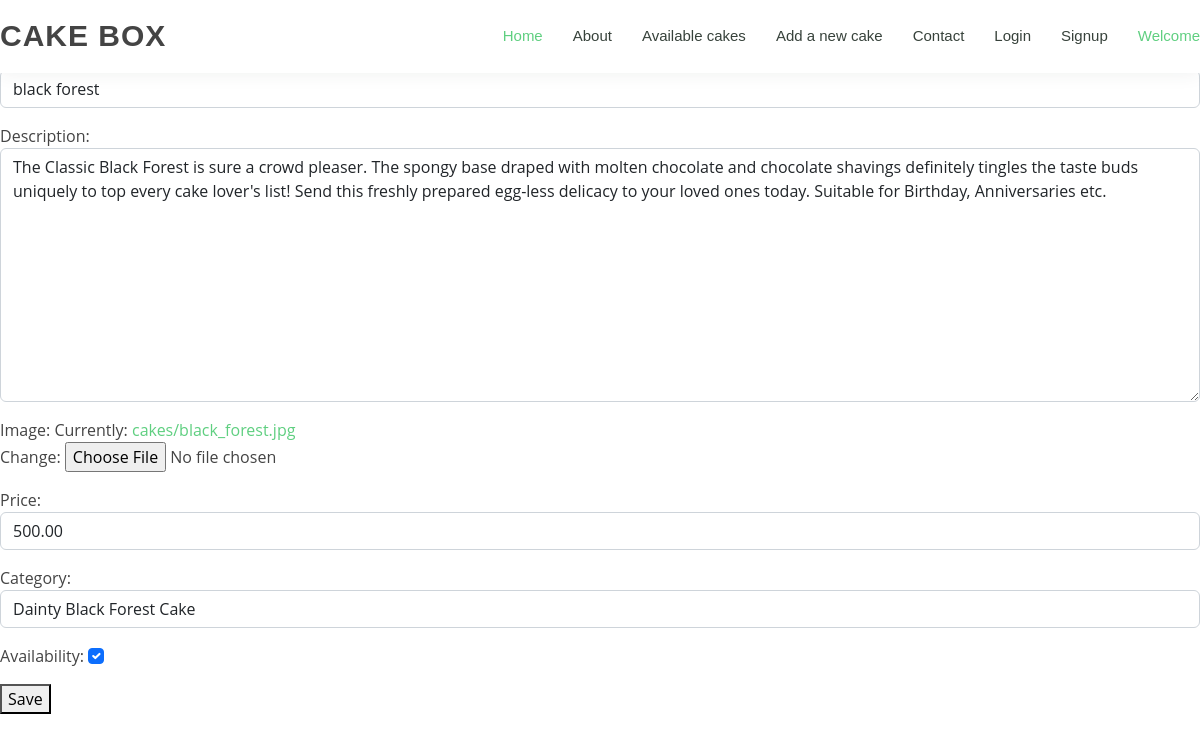
Page /1/update/ on the committed database.
### cake/models.py (models this page shows, shortened)
class Cake(models.Model):
    name = models.CharField(max_length=255)
    description = models.TextField()
    image = models.ImageField(upload_to='cakes')
    price = models.DecimalField(max_digits=6, decimal_places=2)
    category = models.CharField(max_length=255)
    availability = models.BooleanField(default=True)

### cake/views.py (the view)
# urls.py: path('<int:pk>/update/', update_cake, name='update_cake'),
def update_cake(request, pk):
    cake = get_object_or_404(Cake, pk=pk)
    if request.method == 'POST':
        form = CakeForm(request.POST, request.FILES, instance=cake)
        if form.is_valid():
            form.save()
            return redirect('view_cake', pk=cake.pk)
    else:
        form = CakeForm(instance=cake)
    return render(request, 'update_cake.html', {'form': form})

### cake/forms.py
class CakeForm(forms.ModelForm):
    class Meta:
        model = Cake
        fields = ['name', 'description', 'image', 'price', 'category', 'availability']
        widgets = {
            'name': forms.TextInput(attrs={'class': 'form-control'}),
            'description': forms.Textarea(attrs={'class': 'form-control'}),
            'image': forms.ClearableFileInput(attrs={'class': 'form-control-file'}),
            'price': forms.NumberInput(attrs={'class': 'form-control'}),
            'category': forms.TextInput(attrs={'class': 'form-control'}),
            'availability': forms.CheckboxInput(attrs={'class': 'form-check-input'})
        }

### cake/templates/update_cake.html (shortened to what this page needs)
{% extends 'base.html' %}
{% block content %}
  <h2>Edit {{ cake.name }}</h2>
  <form method="POST" enctype="multipart/form-data">
    {{ form.as_p }}
    <button type="submit">Save</button>
  </form>
{% endblock %}

### cake/static/css/style.css (style rules this page uses)
body { font-family: "Open Sans", sans-serif; color: #444444; overflow-y: scroll; }
a { color: #5fcf80; text-decoration: none; }
h1, h2, h3, h4, h5, h6 { font-family: "Raleway", sans-serif; }

### rows in the picture
Cake: name "black forest", description "The Classic Black Forest is sure a crowd pleaser. The spongy base draped with molten chocolate and chocolate shavings definitely tingles the taste buds uniquely to top every cake lover's list! Send this freshly prepared egg-less delicacy to your loved ones today. Suitable for Birthday, Anniversaries etc.", price "500.00", category "Dainty Black Forest Cake", availability "☑"
